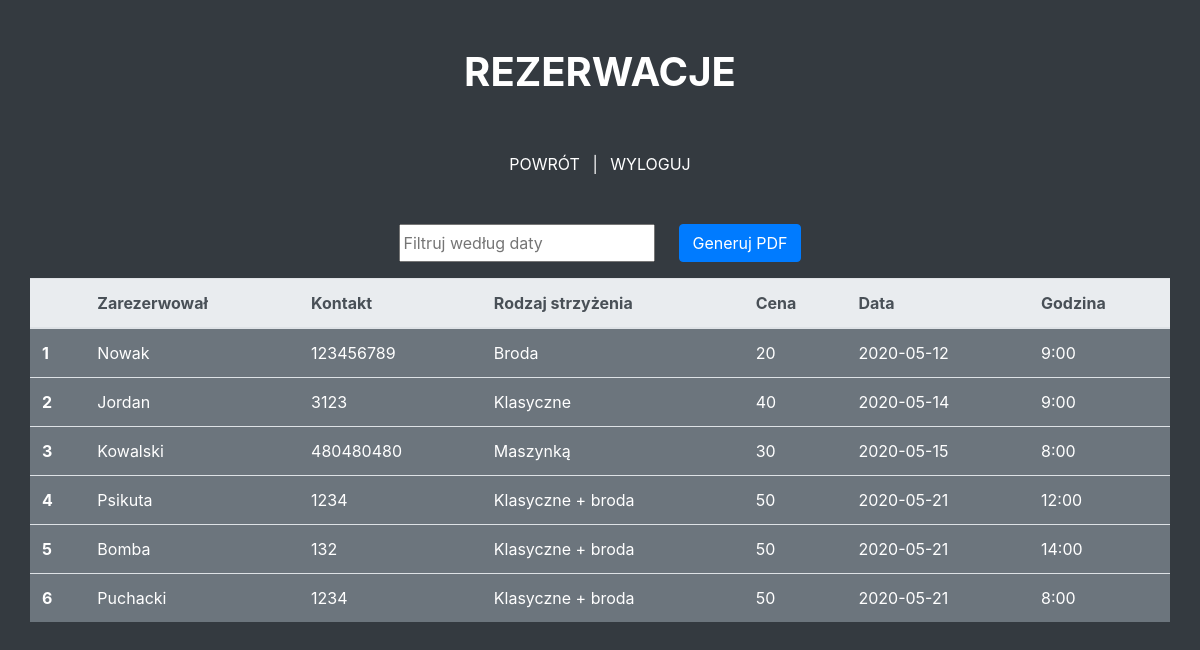
Page /admin/dashboard.php (signed in) on the committed database.
### tables this page shows
CREATE TABLE `reservation` (
  `id` int(11) NOT NULL,
  `client_id` int(11) NOT NULL,
  `haircut_id` int(11) NOT NULL,
  `date` date DEFAULT NULL,
  `hour_id` int(11) NOT NULL
);

CREATE TABLE `client` (
  `id` int(11) NOT NULL,
  `name` varchar(60) NOT NULL,
  `surname` varchar(60) NOT NULL,
  `phone_number` varchar(12) NOT NULL
);

CREATE TABLE `haircut` (
  `id` int(11) NOT NULL,
  `name` varchar(200) NOT NULL,
  `price` float NOT NULL
);

CREATE TABLE `hours_open` (
  `id` int(11) NOT NULL,
  `Hour` varchar(5) NOT NULL
);

### php/functions.php (called while the page is built, shortened)
<?php
require_once(__DIR__.'/../admin/sql_connect.php');
function get_reservation()
{
    global $mysqli;
    $sql = "SELECT client.surname, client.phone_number, haircut.name, haircut.price, reservation.date,hours_open.Hour FROM reservation INNER JOIN client ON reservation.client_id = client.id INNER JOIN haircut ON reservation.haircut_id = haircut.id INNER JOIN hours_open ON reservation.hour_id = hours_open.id ORDER BY reservation.date";
    $result = $mysqli->query($sql);
    $rows = $result->fetch_all(MYSQLI_ASSOC);
    return $rows;
}
?>

### admin/dashboard.php (the view, shortened to what this page needs)
<?php
require_once(__DIR__.'\..\php\functions.php');
?>
<!doctype html>
<html lang="pl">
<head>
    <link rel="stylesheet" href="https://stackpath.bootstrapcdn.com/bootstrap/4.4.1/css/bootstrap.min.css"
>
</head>
<body class="bg-dark">
    <div class="col-12">
        <h1 class="text-center text-white font-weight-bold p-5">REZERWACJE</h1>
        <div class="text-center text-white">
            <a href="../index.php" class="m-2 text-white">POWRÓT</a> | <a href="logout.php" class="m-2 text-white">WYLOGUJ</a>
        </div>
    </div>
    <div class="col-12">
        <div class = "d-flex justify-content-center mt-5">
            <input type="text" id="myInput" onkeyup="myFunction()" placeholder="Filtruj według daty" title="Type in a name" class = " mr-4">
            <button class="btn btn-primary" onclick="demoFromHTML()">Generuj PDF</button>
        </div>
    </div>
    <div class="container mt-3">
        <div class="row">
            <table id="myTable" class="table bg-secondary text-white">
                <thead class="thead-light">
                    <tr>
                        <th scope="col"></th>
                        <th scope="col">Zarezerwował</th>
                        <th scope="col">Kontakt</th>
                        <th scope="col">Rodzaj strzyżenia</th>
                        <th scope="col">Cena</th>
                        <th scope="col">Data</th>
                        <th scope="col">Godzina</th>
                    </tr>
                </thead>
                <tbody>
                    <?php
                        $rows = get_reservation();
                        for($i = 0; $i < count($rows);$i++)
                        {
                            echo '<tr>';
                            echo '<th scope="row">'.($i+1).'</th>';
                            echo '<td>'.$rows[$i]['surname'].'</td>';
                            echo '<td>'.$rows[$i]['phone_number'].'</td>';
                            echo '<td>'.$rows[$i]['name'].'</td>';
                            echo '<td>'.$rows[$i]['price'].'</td>';
                            echo '<td>'.$rows[$i]['date'].'</td>';
                            echo '<td>'.$rows[$i]['Hour'].'</td>';
                            echo '</tr>';
                        }
                    ?>
                </tbody>
            </table>
        </div>
    </div>
</body>
</html>

### rows in the picture
reservation: client.surname "Nowak", client.phone_number "123456789", haircut.name "Broda", haircut.price "20", date "2020-05-12", hour.Hour "9:00"
reservation: client.surname "Jordan", client.phone_number "3123", haircut.name "Klasyczne", haircut.price "40", date "2020-05-14", hour.Hour "9:00"
reservation: client.surname "Kowalski", client.phone_number "480480480", haircut.name "Maszynką", haircut.price "30", date "2020-05-15", hour.Hour "8:00"
reservation: client.surname "Psikuta", client.phone_number "1234", haircut.name "Klasyczne + broda", haircut.price "50", date "2020-05-21", hour.Hour "12:00"
reservation: client.surname "Bomba", client.phone_number "132", haircut.name "Klasyczne + broda", haircut.price "50", date "2020-05-21", hour.Hour "14:00"
reservation: client.surname "Puchacki", client.phone_number "1234", haircut.name "Klasyczne + broda", haircut.price "50", date "2020-05-21", hour.Hour "8:00"
